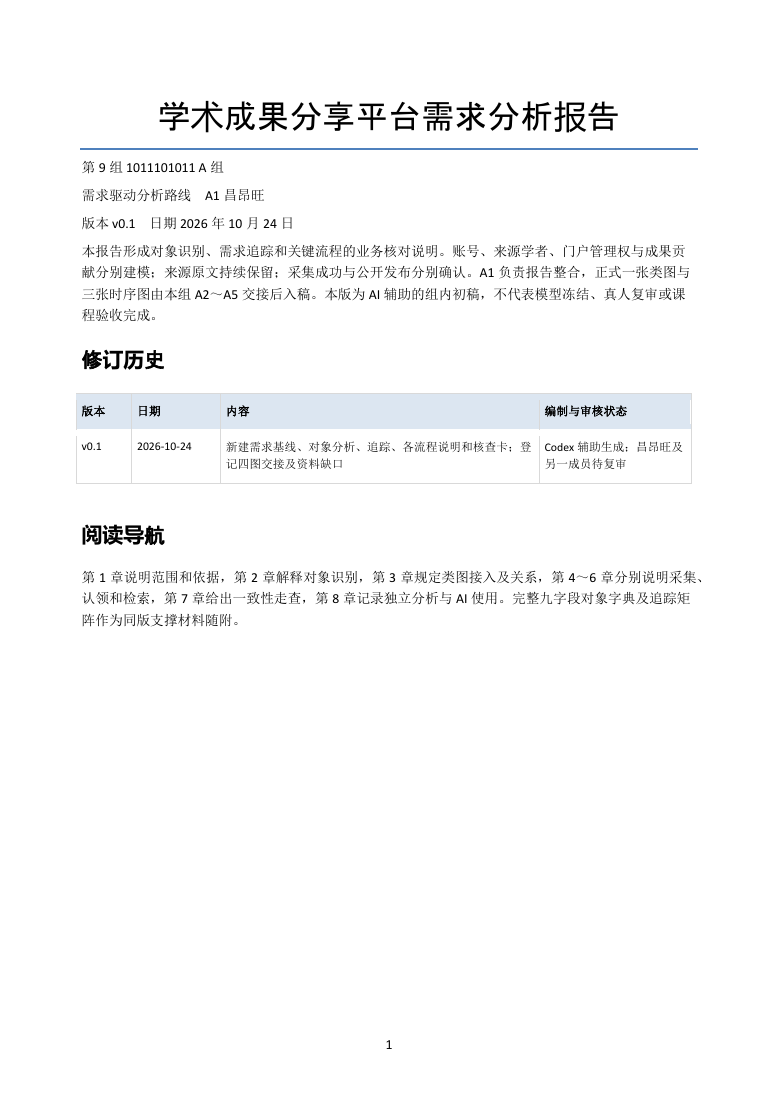
#> input picture .report-build/a1/render/page-01.png, 778 x 1100 px; its folder holds 4 pictures in this run
$ python qa.py
#> lines starting #> are read from the running program, lines starting #| are printed output that depends on the picture
from pathlib import Path
from PIL import Image,ImageOps,ImageDraw
from pypdf import PdfReader
p=Path('.report-build/a1/render')
files=sorted(p.glob('page-*.png'))
for k in range(0,len(files),3):
 imgs=[Image.open(f).convert('RGB') for f in files[k:k+3]]
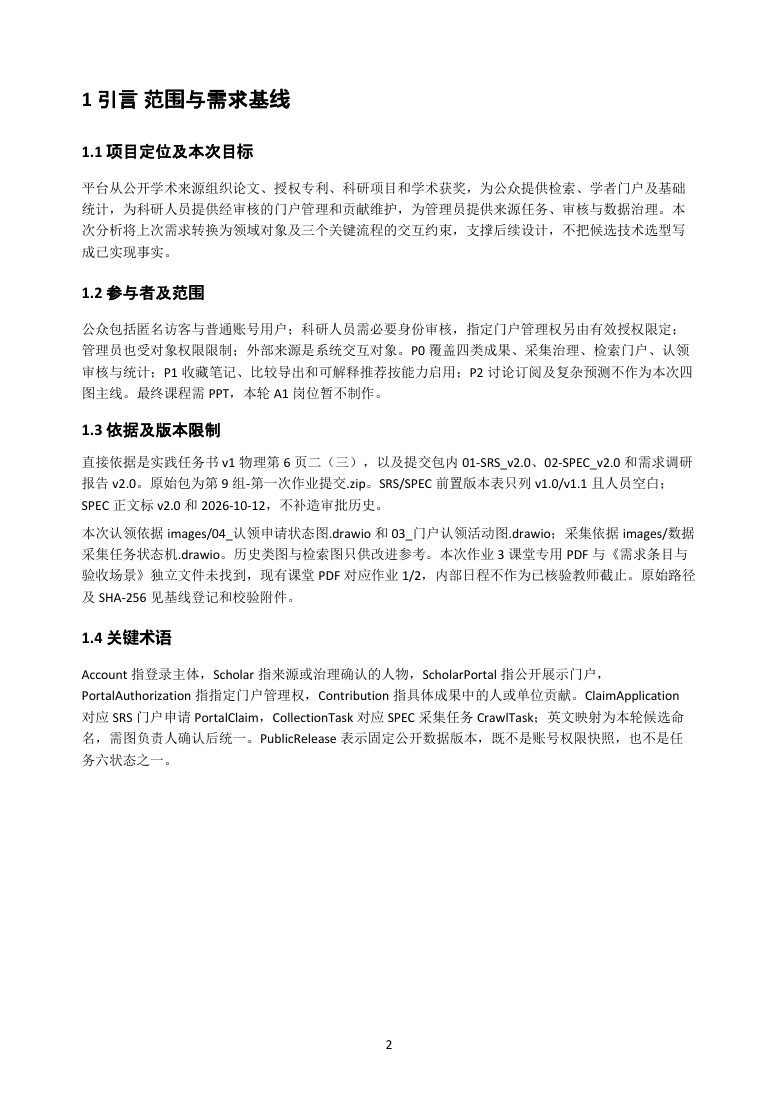
#> input picture .report-build/a1/render/page-02.png, 778 x 1100 px
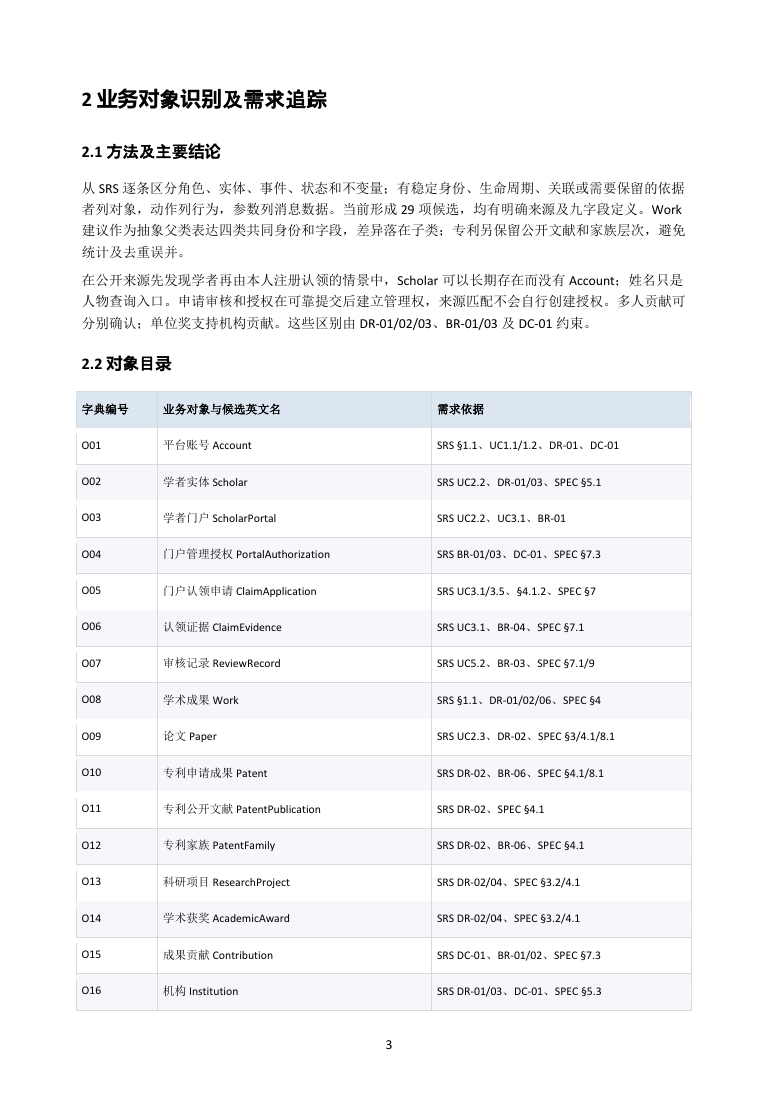
#> input picture .report-build/a1/render/page-03.png, 778 x 1100 px
#> imgs = 3 items
 out=Image.new('RGB',(sum(i.width for i in imgs),max(i.height for i in imgs)+30),'#dddddd');x=0
#> after `out = Image.new('RGB', (sum((i.width for i in imgs)), max((i.height fo`: out: PIL image 2334x1130 RGB; every value is 221
 for f,im in zip(files[k:k+3],imgs):out.paste(im,(x,30));ImageDraw.Draw(out).text((x+10,8),f.name,fill='black');x+=im.width
#> this loop made 3 passes
#> x on passes 1 to 3: 778, 1556, 2334
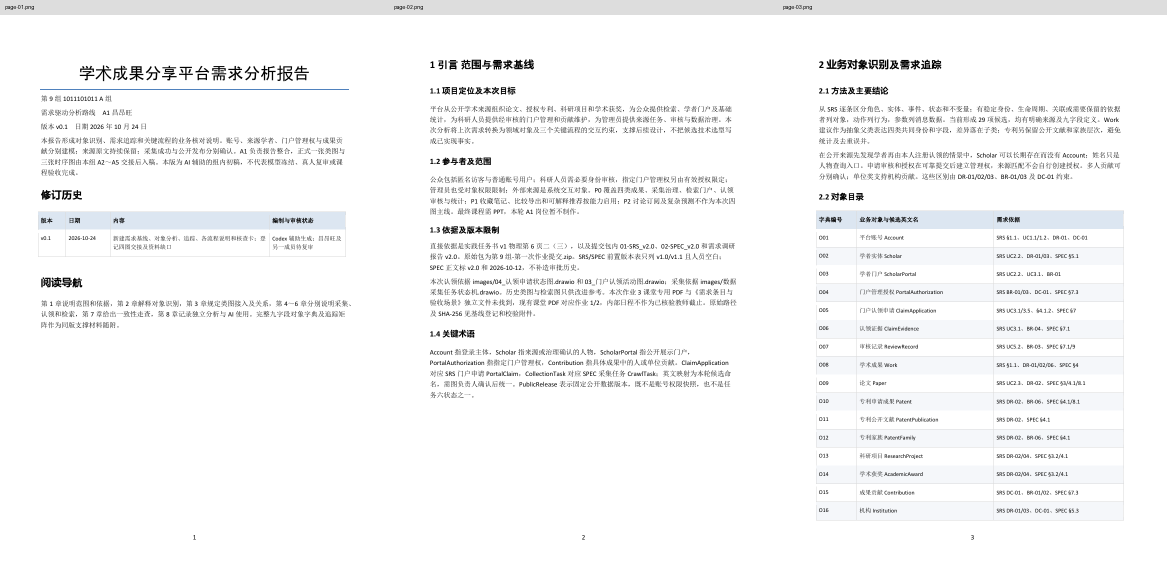
#> out: PIL image 2334x1130 RGB (shown at 1/2 size); mean R, G, B 246.3, 246.6, 247
#> after the loop, x = 2334
 out.save(p/f'sheet-{k//3+1}.png')
#> pass 2 of the loop `for k in range(0,len(files),3):`:
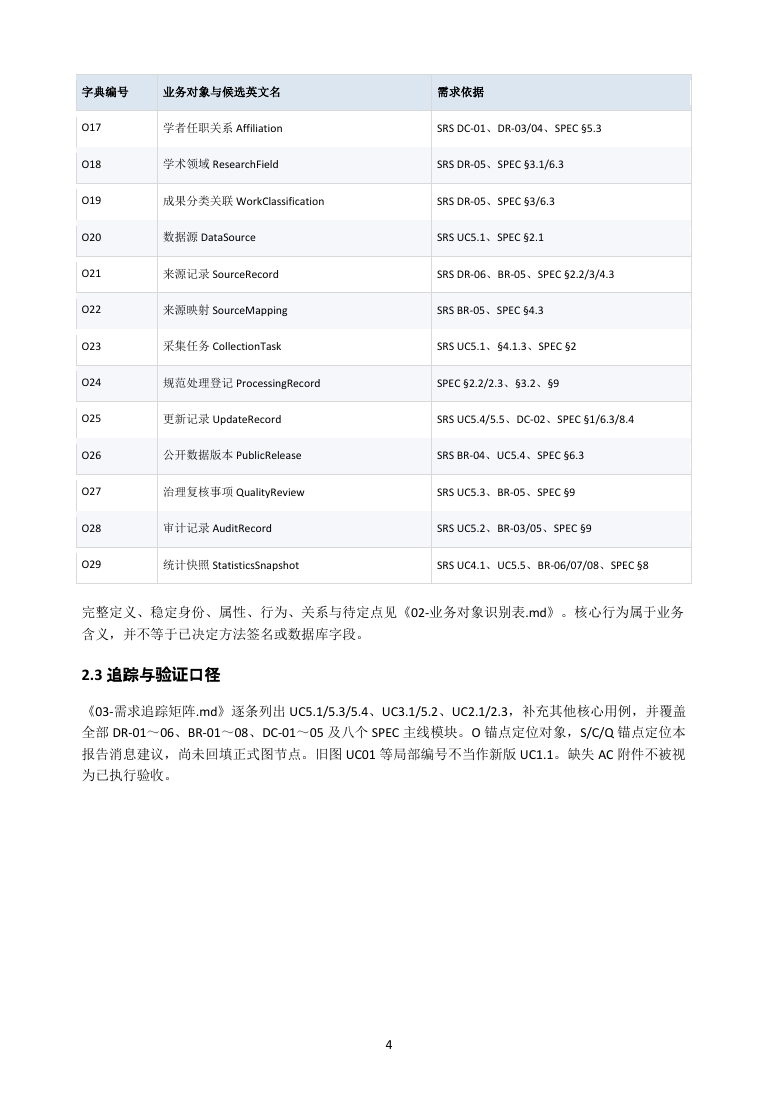
#> input picture .report-build/a1/render/page-04.png, 778 x 1100 px
#> imgs = 1 item
#> the loop `for f,im in zip(files[k:k+3],imgs):out.paste(im,(x,30));ImageDraw.Draw..` made 1 pass
#> after the loop `for f,im in zip(files[k:k+3],imgs):out.paste(im,(x,30));ImageDraw.Draw..`:
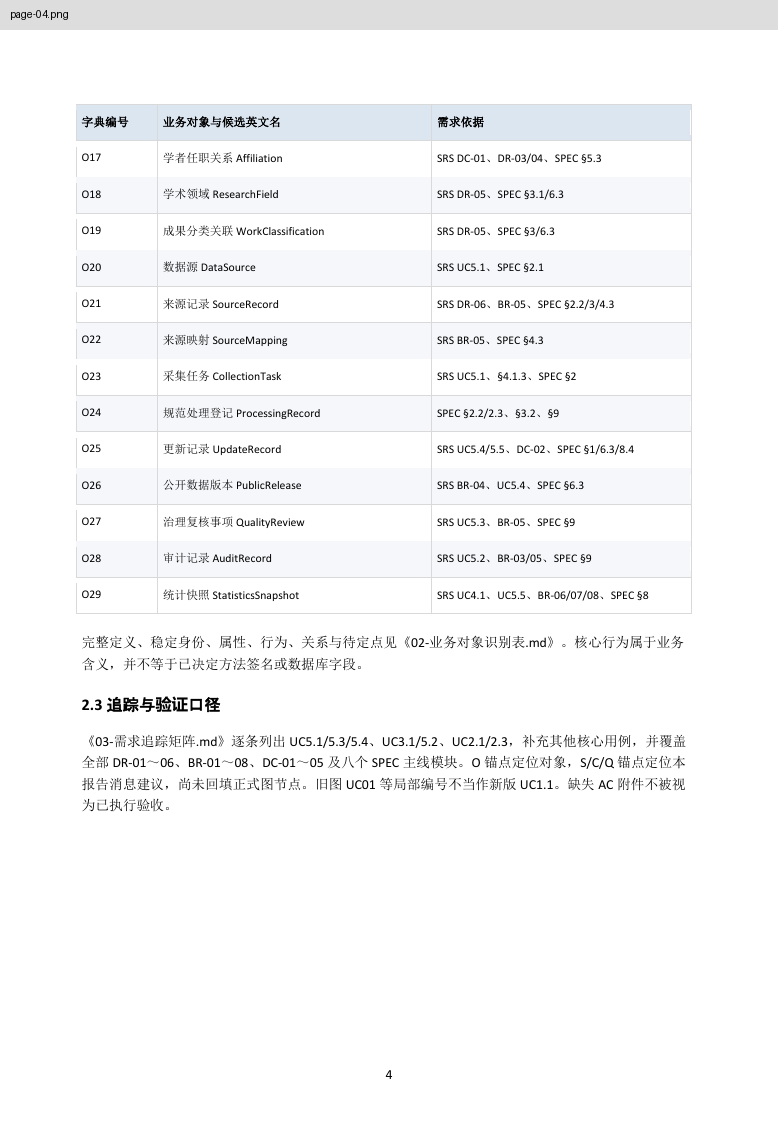
#> out: PIL image 778x1130 RGB; mean R, G, B 246.9, 247.4, 248.1
#> after the loop `for f,im in zip(files[k:k+3],imgs):out.paste(im,(x,30));ImageDraw.Draw..`: x = 778
#> (the run stopped early here; a loop or call above may not have finished)
